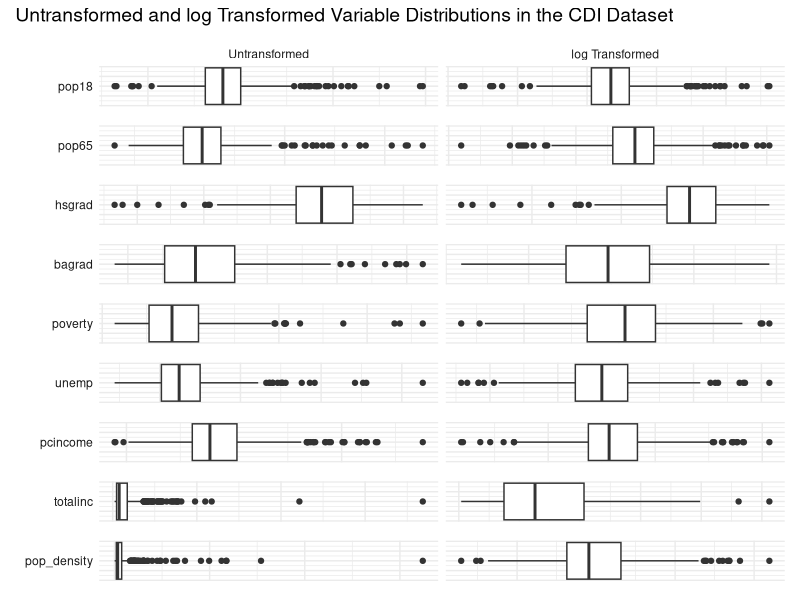
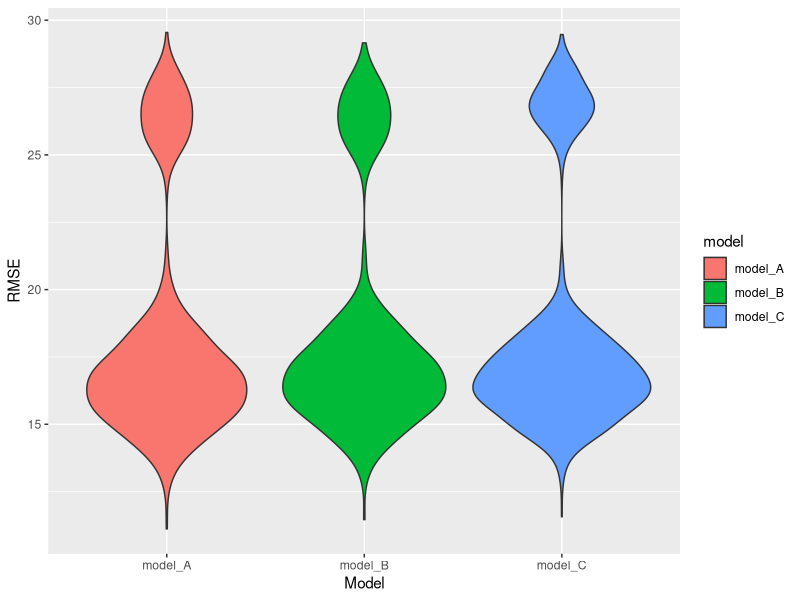
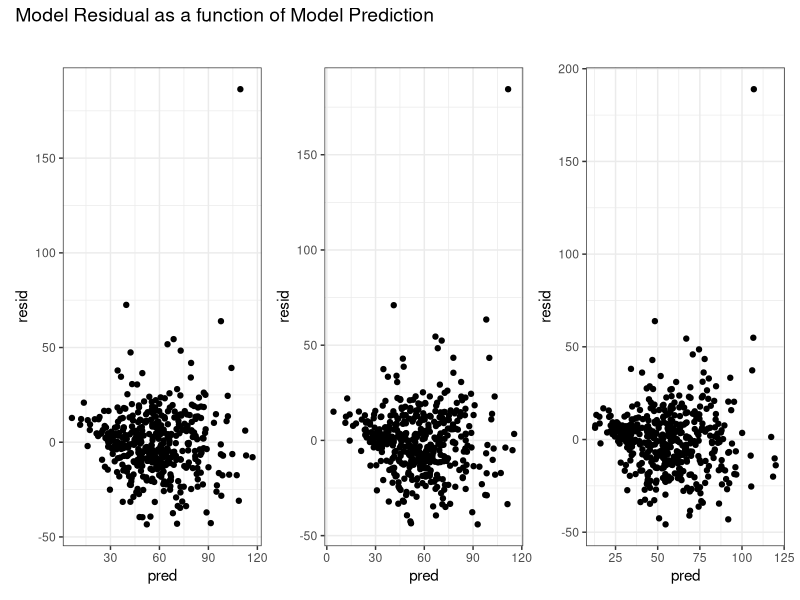
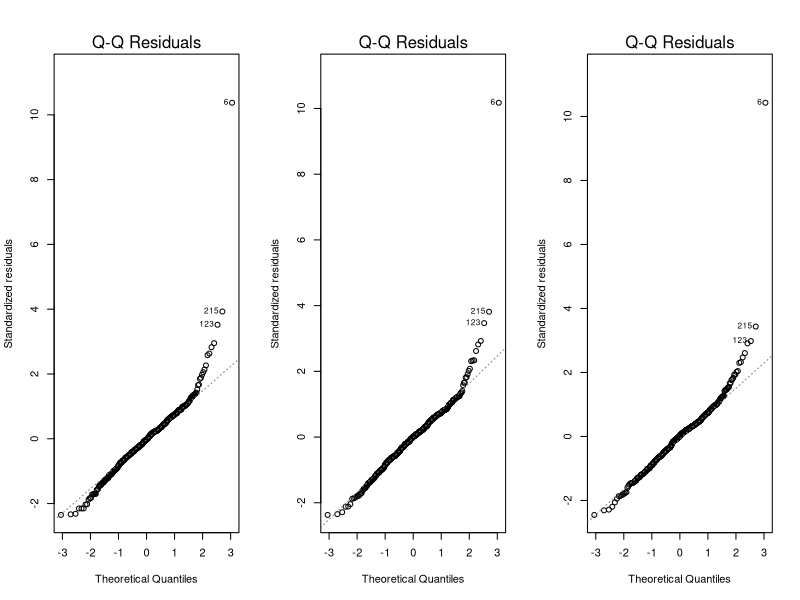
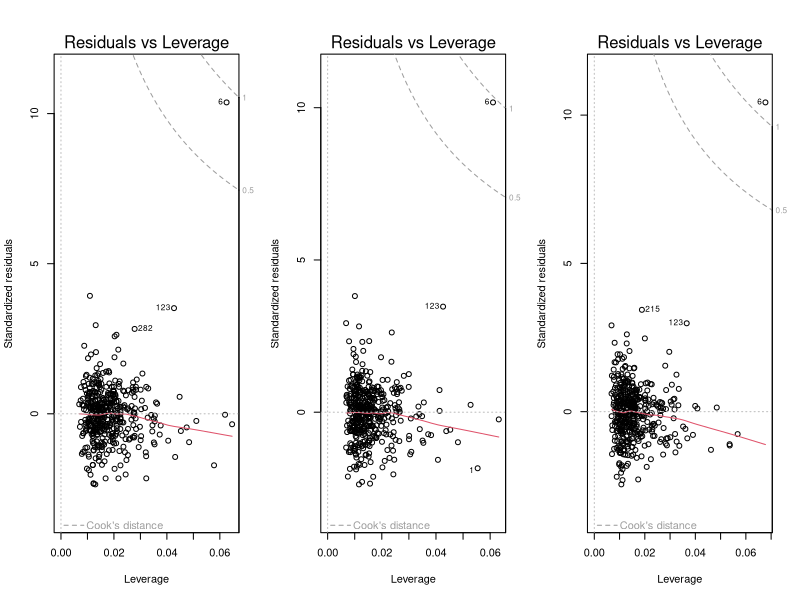
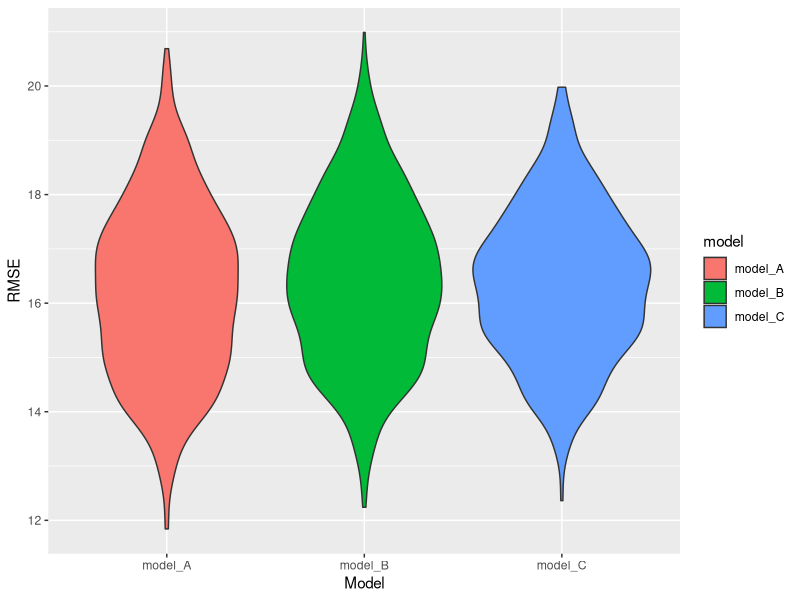
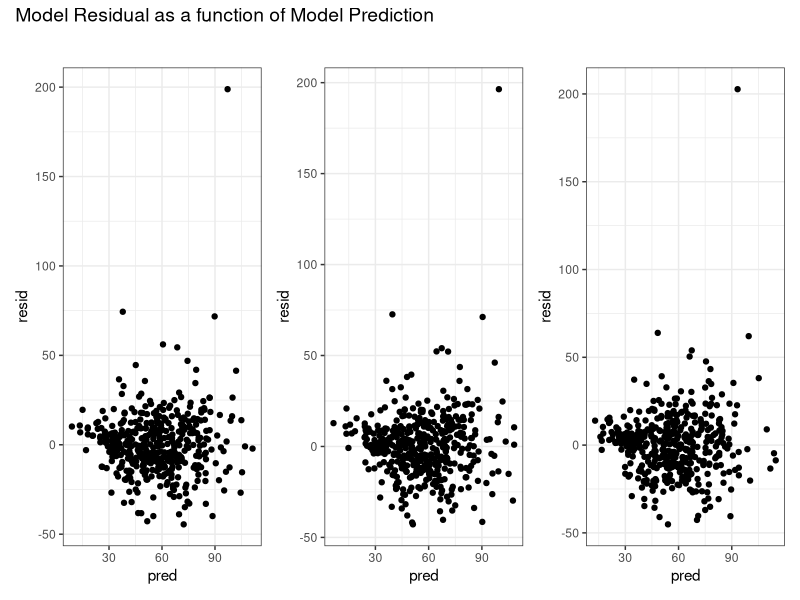
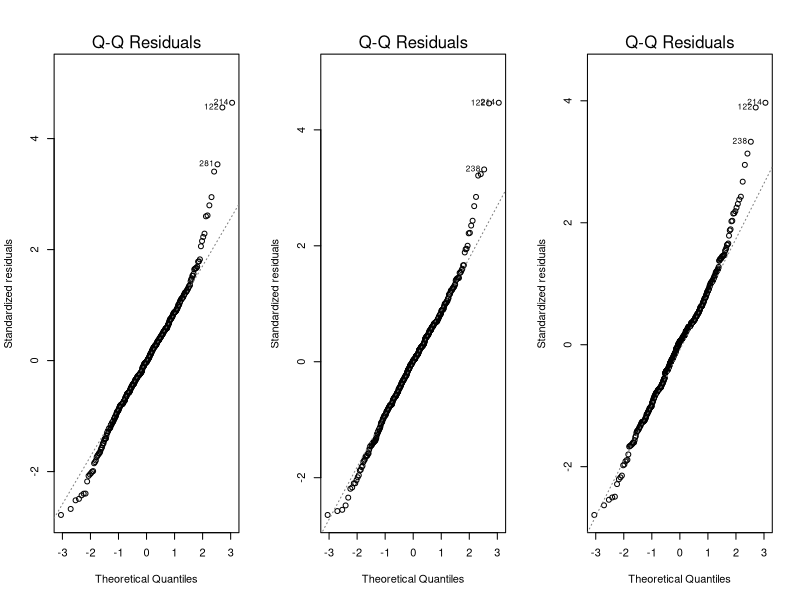

These figures' R source, in order:
## ---- chunk 1
library(tidyverse)
library(modelr)
library(patchwork)
## ---- chunk 2
# Functions

# Purpose: Calculates the Pearson's correlation coefficient between every
# variable in the data set and a specified variable.
# Arguments: v_name: a variable of type character that is the variable name
# Returns: A knitted table of correlations.
get_cor_by_var <- function(v_name) {
  cdi_slim %>%
  map(~cor(as.numeric(.x), pull(cdi, v_name), method = "pearson")) %>%
  as_tibble() %>%
  pivot_longer(CRM_1000:log_pop_density,
               names_to = "variables",
               values_to = "r") %>%
  mutate(
    sign = ifelse(r < 0, "-", "+"),
    r = abs(r)
  ) %>%
  arrange(desc(r)) %>%
  knitr::kable()
}

# Purpose: Fits the model and gets the model adjusted r-squared.
# Arguments: mod: a variable of type character that is the formula to fit a 
#            linear model.
# Returns: A numeric, the model adjusted r-squared.
get_mod_adj_r_squared <- function(mod, data = cdi) {
  lm(mod, data = data) %>%
  broom::glance() %>%
  pull(adj.r.squared)
}

# Purpose: Performs cross validation on a model specified by its formula.
# Arguments: mod: a variable of type character that is the formula to fit a 
#            linear model.
# Returns: A column vector of the model root mean squared errors generated by the validation procedure.
get_cv_rmse <- function(mod, data = cdi) {
  set.seed(1)
  crossv_mc(data, 1000) %>%
  mutate(
    train = map(train, as_tibble),
    test = map(test, as_tibble)
  ) %>%
  mutate(
    fitted_mod = map(train, ~lm(mod, data = .x))
  ) %>%
  mutate(
    rmse_mod = map2_dbl(fitted_mod, test, ~rmse(model = .x, data = .y))
  ) %>%
  pull(rmse_mod)
}

# Purpose: Fits model.
#          Plots model residual as a function of model prediction for the given
#          model formula.
# Arguments: mod: a variable of type character that is the formula to fit a 
#            linear model.
# Returns: The ggplot.
plot_model_residuals <- function(mod, data = cdi) {
  fitted_mod <- lm(mod, data = data) 
  cdi %>%
  add_predictions(fitted_mod) %>%
  add_residuals(fitted_mod) %>%
  ggplot(aes(x = pred, y = resid)) +
  geom_point() +
  theme_bw() +
  labs(
    title = ""
  ) +
  theme(plot.title = element_text(hjust = 0.5))
}

# Purpose: Fits the specified model and creates a QQ Plot.
# Arguments: mod: a variable of type character that is the formula to fit a 
#            linear model.
# Returns: The plot.
plot_mod_qq <- function(mod, data = cdi) {
  mod %>%
  lm(data = data) %>%
  plot(which = 2)
}


# Purpose: Fits the specified model and creates a leverage plot.
# Arguments: mod: a variable of type character that is the formula to fit a 
#            linear model.
# Returns: The plot.
plot_mod_leverage <- function(mod, data = cdi) {
  mod %>%
  lm(data = data) %>%
  plot(which = 5)
}
## ---- chunk 3
cdi <- read_csv(here::here("data", "cdi.csv")) %>%
  mutate(CRM_1000 = (crimes/pop) * 1000,
         state = as.factor(state),
         region = as.factor(region),
         region = fct_recode(region, "Northeast" = "1", "North Central" = "2",
                             "South" = "3", "West" = "4"),
         pop_density = pop/area,
         log_pop18 = log(pop18),
         log_pop65 = log(pop65),
         log_hsgrad = log(hsgrad),
         log_bagrad = log(bagrad),
         log_poverty = log(poverty),
         log_unemp = log(unemp),
         log_totalinc = log(totalinc),
         log_pcincome = log(pcincome),
         log_pop_density = log(pop_density)
         ) %>% 
  dplyr::select(-id, -state, -cty, -docs, -beds, -crimes, -pop, -area) %>% 
  dplyr::select(CRM_1000, region, everything())
## ---- chunk 4
cdi_long = 
  cdi %>% 
    pivot_longer(
      pop18:log_pop_density,
      names_to = "var",
      values_to = "val"
    ) %>% 
  mutate(
    trans = case_when(grepl('log_', var) ~ 'log',
                     TRUE ~ 'ori'
    ),
    trans = factor(trans, levels = c("ori", "log"), labels =c("Untransformed", "log Transformed")),
    var = str_replace(var, "log_", ""),
    var = factor(var, levels = c("pop18", "pop65", "hsgrad", "bagrad", "poverty", "unemp", "pcincome", "totalinc", "pop_density"))
  )

dens_plot_gen = function(v, b){
  
  if(!b){
    cdi_long %>% 
      filter(var == v) %>% 
      ggplot(aes(x = val)) +
      geom_boxplot() +
      theme_minimal() +
      theme(
        axis.title.y=element_blank(),
        axis.title.x=element_blank(),
        axis.text.y=element_blank(),
        axis.text.x=element_blank()
      ) +
      facet_grid(var ~ trans, switch = "y", scales = "free") +
      theme(
        strip.text.y.left = element_text(angle = 0),
        strip.text.x = element_blank()
      )
  }else{
    cdi_long %>% 
      filter(var == v) %>% 
      ggplot(aes(x = val)) +
      geom_boxplot() +
      theme_minimal() +
      theme(
        axis.title.y=element_blank(),
        axis.title.x=element_blank(),
        axis.text.y=element_blank(),
        axis.text.x=element_blank()
      ) +
      facet_grid(var ~ trans, switch = "y", scales = "free") +
      theme(
        strip.text.y.left = element_text(angle = 0)
      )
  }
}

var_list = c("pop18", "pop65", "hsgrad", "bagrad", "poverty", "unemp", "pcincome", "totalinc", "pop_density")

plot_1 = dens_plot_gen(var_list[1], T)
plot_2 = dens_plot_gen(var_list[2], F)
plot_3 = dens_plot_gen(var_list[3], F)
plot_4 = dens_plot_gen(var_list[4], F)
plot_5 = dens_plot_gen(var_list[5], F)
plot_6 = dens_plot_gen(var_list[6], F)
plot_7 = dens_plot_gen(var_list[7], F)
plot_8 = dens_plot_gen(var_list[8], F)
plot_9 = dens_plot_gen(var_list[9], F)

patch_1 = plot_1 / plot_2 / plot_3 / plot_4 / plot_5 / plot_6 / plot_7 / plot_8 / plot_9

patch_1 + 
  plot_annotation(title = 'Untransformed and log Transformed Variable Distributions in the CDI Dataset',
                  theme = theme(plot.title = element_text(size = 14)))
## ---- chunk 5
cdi_slim <-  
  cdi %>% 
  select(-c(pop18, pop65, bagrad, poverty, unemp, pcincome, totalinc, 
            pop_density, log_hsgrad))
## ---- chunk 6
get_cor_by_var("CRM_1000")
## ---- chunk 7
# keep only the predictors needed to build the model using pcincome as income measure
pcincome_model = 
  cdi %>% 
  dplyr::select(-c(pop18, pop65, bagrad, poverty, unemp, pcincome, totalinc, log_totalinc, pop_density, log_hsgrad))

# get first full mlr
fit_1 = lm(CRM_1000 ~ ., data = pcincome_model)
## summary(fit_1) # aRs = 0.5309
## boxcox(fit_1) # we ignore the square root tranformation for a more sensible interpretation

# run stepwise and get a list of highly effective predictors
step(fit_1, direction = 'both')
fit_2 = lm(CRM_1000 ~ region + log_pop18 + log_poverty + log_pcincome + log_pop_density, data = pcincome_model)
## summary(fit_2) # aRs = 0.5355; improved with 8 significant coefs
## plot(fit_2) # rows 6, 215, 371 seem to contain outliers; treat them as influential observations...

# check collinearity and found low correlation
## check_collinearity(fit_2)

fit_3 = lm(CRM_1000 ~ (region + log_pop18 + log_poverty + log_pcincome + log_pop_density)*(region + log_pop18 + log_poverty + log_pcincome + log_pop_density), data = pcincome_model) 
## summary(fit_3) # aRs = 0.5748; improved, but each predictor doesn't seem as significant
fit_4 = lm(CRM_1000 ~ (region + log_pop18 + log_poverty + log_pcincome + log_pop_density)*region, data = pcincome_model) 
## summary(fit_4) # aRs = 0.5437, 6 significant coefs
fit_5 = lm(CRM_1000 ~ (region + log_pop18 + log_poverty + log_pcincome + log_pop_density)*log_pop18, data = pcincome_model) 
## summary(fit_5) # aRs = 0.5358, 2 significant coefs
fit_6 = lm(CRM_1000 ~ (region + log_pop18 + log_poverty + log_pcincome + log_pop_density)*log_poverty, data = pcincome_model) 
## summary(fit_6) # aRs = 0.562, 6 significant coefs
fit_7 = lm(CRM_1000 ~ (region + log_pop18 + log_poverty + log_pcincome + log_pop_density)*log_pcincome, data = pcincome_model) 
## summary(fit_7) # aRs = 0.5553, 4 significant coefs
fit_8 = lm(CRM_1000 ~ (region + log_pop18 + log_poverty + log_pcincome + log_pop_density)*log_pop_density, data = pcincome_model) 
## summary(fit_8) # aRs = 0.5717, 8 significant coefs
## ---- chunk 8
totalincome_model_df = 
  cdi %>% 
  dplyr::select(-c(pop18, pop65, bagrad, poverty, unemp, pcincome, totalinc, log_pcincome, pop_density, log_hsgrad))
lin_transform <- lm(CRM_1000 ~., data = totalincome_model_df)
bic_model5 <- step(lin_transform, direction = "backward", trace = FALSE,
                   k = log(nobs(lin_transform)))
summary(bic_model5)
## ---- chunk 9
# Define model formulas and put in a list
model_A <- "CRM_1000 ~ region + log_pop_density + log_totalinc + log_bagrad + log_poverty"
model_B <- "CRM_1000 ~ region + log_pop_density + log_totalinc + log_poverty"
model_C <- "CRM_1000 ~ region + log_pop_density + log_pcincome + log_poverty"


model_list <-  
  list(
    model_A = model_A,
    model_B = model_B,
    model_C = model_C
  )
## ---- chunk 10
# Get each model's adjusted r-squared
map(model_list, get_mod_adj_r_squared) %>%
  as_tibble() %>%
  pivot_longer(model_A:model_C,
               names_to = "model",
               values_to = "adj_r_squared") %>%
  arrange(desc(adj_r_squared)) %>%
  knitr::kable()
## ---- chunk 11
# Perform cross validation for each model
map(model_list, get_cv_rmse) %>%
  as_tibble() %>%
  pivot_longer(model_A:model_C,
               names_to = "model",
               values_to = "RMSE") %>%
  arrange(RMSE) %>%
  ggplot(aes(x = model, y = RMSE, fill = model)) +
  geom_violin() + labs(x = "Model", y = "RMSE")
## ---- chunk 12
plot_model_residuals(model_A) +
plot_model_residuals(model_B) +
plot_model_residuals(model_C) +
plot_annotation(title = 'Model Residual as a function of Model Prediction',
                theme = theme(plot.title = element_text(size = 14)))
## ---- chunk 13
par(mfrow = c(1,3))
plot_mod_qq(model_A)
plot_mod_qq(model_B)
plot_mod_qq(model_C)
## ---- chunk 14
par(mfrow = c(1,3))
plot_mod_leverage(model_A)
plot_mod_leverage(model_B)
plot_mod_leverage(model_C)
## ---- chunk 15
cdi_2 <- cdi %>% slice(-6)
# Get each model's adjusted r-squared
map(model_list, get_mod_adj_r_squared, data = cdi_2) %>%
  as_tibble() %>%
  pivot_longer(model_A:model_C,
               names_to = "model",
               values_to = "adj_r_squared") %>%
  arrange(desc(adj_r_squared)) %>%
  knitr::kable()

# Perform cross validation for each model
map(model_list, get_cv_rmse, data = cdi_2) %>%
  as_tibble() %>%
  pivot_longer(model_A:model_C,
               names_to = "model",
               values_to = "RMSE") %>%
  arrange(RMSE) %>%
  ggplot(aes(x = model, y = RMSE, fill = model)) +
  geom_violin() + labs(x = "Model", y = "RMSE")

#Residual plots
plot_model_residuals(model_A, data = cdi_2) + 
plot_model_residuals(model_B, data = cdi_2) +
plot_model_residuals(model_C, data = cdi_2) +
plot_annotation(title = 'Model Residual as a function of Model Prediction',
                theme = theme(plot.title = element_text(size = 14)))
  

#Q-Q plots
par(mfrow = c(1,3))
plot_mod_qq(model_A, data = cdi_2)
plot_mod_qq(model_B, data = cdi_2)
plot_mod_qq(model_C, data = cdi_2)

#Leverage plots
plot_mod_leverage(model_A, data = cdi_2)
plot_mod_leverage(model_B, data = cdi_2)
plot_mod_leverage(model_C, data = cdi_2)
## ---- chunk 16
broom::tidy(lm(model_B, data = cdi_2)) %>%
  knitr::kable()
